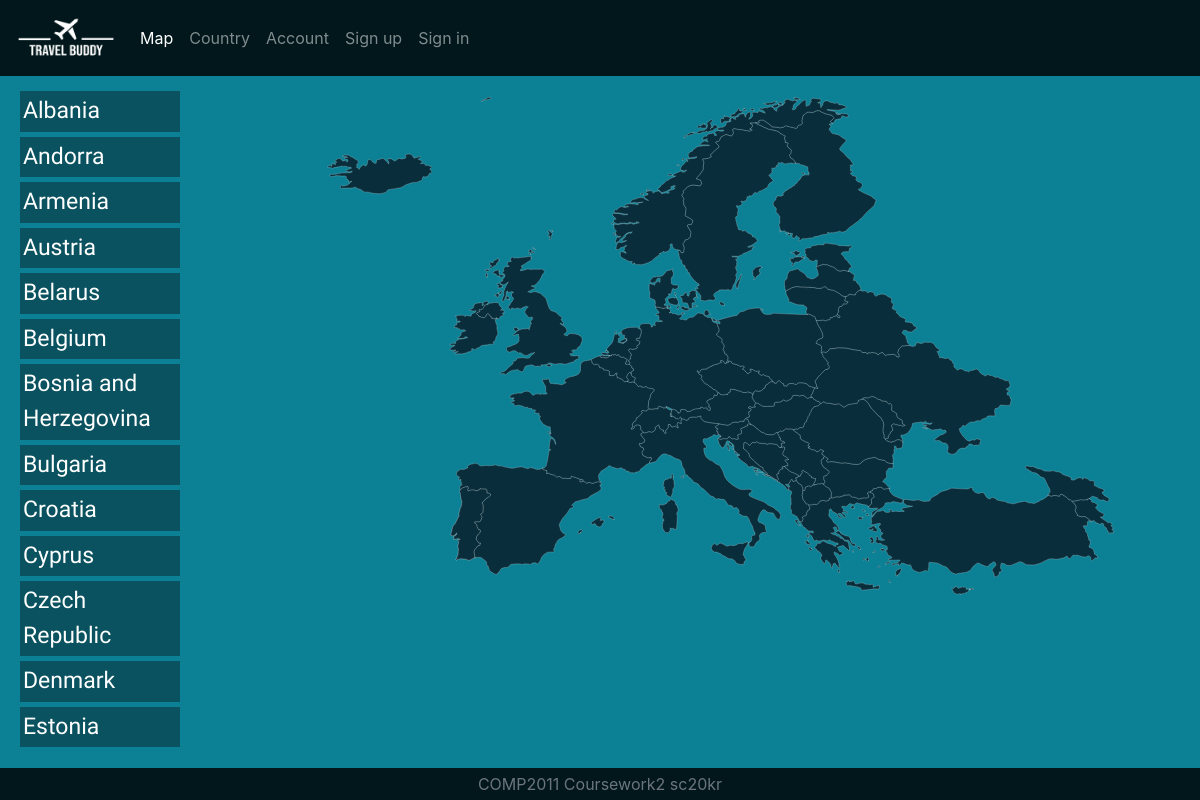
The page / on the database its author committed.
### app/models.py (models this page shows)
class Country(db.Model):
    id = db.Column(db.Integer, primary_key=True)
    name = db.Column(db.String(50), unique=True, nullable=False)
    capital = db.Column(db.String(20), nullable=False)
    lat = db.Column(db.String(120))
    lang = db.Column(db.String(120))
    language = db.Column(db.String(120), nullable=False)
    currency = db.Column(db.String(20), nullable=False)
    flag = db.Column(db.String(20), nullable=False, default='defaultc.jpg')
    citizens = db.relationship('User', backref='livesin', lazy='dynamic')

### app/views.py (the view)
@app.route('/', methods=['GET', 'POST'])
def index():
    countries = Country.query.order_by(models.Country.name).all()
    return render_template('index.html',
                           title='Travel Buddy',
                           countries=countries)

### app/templates/index.html (shortened to what this page needs)
{% extends "base.html" %}
{% block content %}
<!doctype html>
<html lang="en">
<head>
    <link rel="stylesheet" href="../static/map.css" type="text/css" />
</head>
<body>
<div class="container-fluid">
    <div class="row">
        <div class="col-md-2 scrollable">
            {% for c in countries %}
            <div class="row crow" id="{{c.name}}">
                <span class="">{{ c.name }}</span>
            </div>
            {% endfor %}
        </div>
        <div class="col-md-10">
            <div class="map">
                <xml version="1.0"?>
            </div>
        </div>
    </div>
</div>
</body>
</html>
{% endblock %}

### app/templates/base.html (shortened to what this page needs)
<!DOCTYPE html>
<html>
<head>
    <link rel="stylesheet" href="https://stackpath.bootstrapcdn.com/bootstrap/4.2.1/css/bootstrap.min.css"
>
    <link rel="stylesheet" href="../static/style.css">
</head>
<body>
    <nav class="navbar navbar-expand-lg navbar-dark">
        <a class="navbar-brand" href="/"><img src="../static/logo.png" width="100" height="50" alt="Uni Check List logo"></a>
        <div class="collapse navbar-collapse" id="navbarNavAltMarkup">
            <div class="navbar-nav">
                <a class="nav-item nav-link active" href="/">Map<span class="sr-only">(current)</span></a>
                <a class="nav-item nav-link" href="#">Country</a>
                <a class="nav-item nav-link" href="#">Account</a>
                <a class="nav-item nav-link" href="#">Sign up</a>
                <a class="nav-item nav-link" href="#" tabindex="-1" aria-disabled="true">Sign in</a>
            </div>
        </div>
    </nav>
    <div>
        {% block content %}{% endblock %}
    </div>
    <footer class="mt-auto py-1 fixed-bottom text-center">
        <div class="container">
          <span class="text-muted">COMP2011 Coursework2 sc20kr</span>
        </div>
    </footer>
</body>
</html>

### app/static/style.css (style rules this page uses)
body { background-color: rgb(38, 38, 38); color: white; overflow-x: hidden; }
nav, footer { background-color: #01171b; }
.row { font-family: 'Zen Kaku Gothic New', sans-serif; font-size: larger; }

### app/static/map.css (style rules this page uses)
body { background-color: #0c8195; overflow: hidden; }
.row { margin-top: 10px; }
.scrollable { overflow-y: scroll; height: calc(100vh - 135px); }
.crow { background-color: #0a525f; margin: 5px; padding: 3px; }
.map { margin: auto; width: 95%; }

### rows shown on the page
Country: name "Albania"
Country: name "Andorra"
Country: name "Armenia"
Country: name "Austria"
Country: name "Belarus"
Country: name "Belgium"
Country: name "Bosnia and Herzegovina"
Country: name "Bulgaria"
Country: name "Croatia"
Country: name "Cyprus"
Country: name "Czech Republic"
Country: name "Denmark"
Country: name "Estonia"
